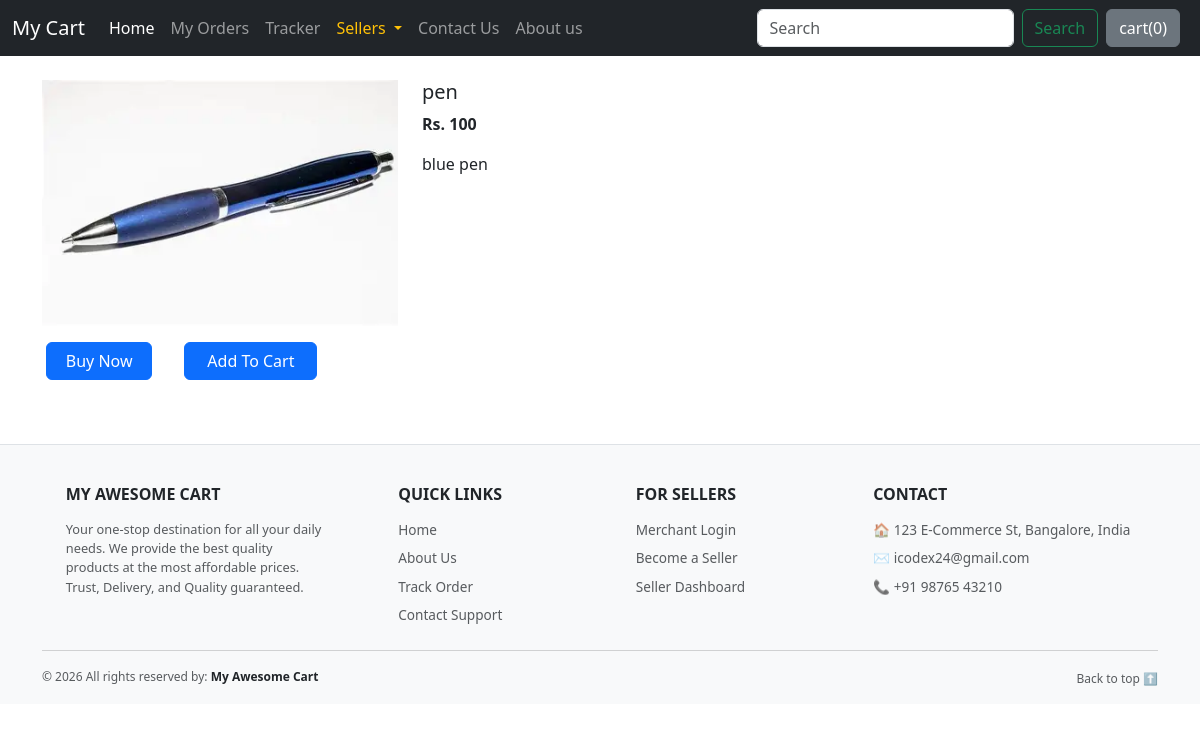
Screenshot of /shop/products/2 with the database file from the repository.
### shop/models.py (models this page shows, shortened)
class Product(models.Model):
    product_id=models.AutoField
    product_name=models.CharField(max_length=30)
    category=models.CharField(max_length=50,default="")
    subcategory=models.CharField(max_length=50,default="")
    price=models.IntegerField(default=0)
    desc= models.CharField(max_length=3000)
    pub_date=models.DateField()
    image=models.ImageField(upload_to="shop/images",default="")
    seller = models.ForeignKey(User, on_delete=models.CASCADE, null=True, blank=True)

### shop/views.py (the view)
# urls.py: path("products/<int:myid>", views.productview, name="ProductView"),
def productview(request, myid):
    product = Product.objects.get(id=myid)
    return render(request, 'shop/productView.html', {'product': product})

### shop/templates/shop/productView.html (shortened to what this page needs)
{% extends 'shop/basic.html' %}
{% block body %}
<div class="container my-4">
    <div class="row">
        <div class="col-md-4">
            <div class="row">
                <img src="/media/{{product.image}}" alt="">
            </div>
            <div class="row">
                <button class=" btn btn-primary mx-3 my-3" style="width:28%" type="button">Buy Now </button>
                <button class=" btn btn-primary mx-3 my-3"  style="width:35%"   type="button">Add To Cart </button>
            </div>
        </div>
        <div class="col-md-8">
            <h5>{{product.product_name}}</h5>
            <p><b>Rs. {{product.price}}</b></p>
            <p>{{product.desc}}</p>
        </div>
    </div>
</div>
{% endblock %}

### rows the page displays
Product: image (picture), product_name "pen", price "100", desc "blue pen"
